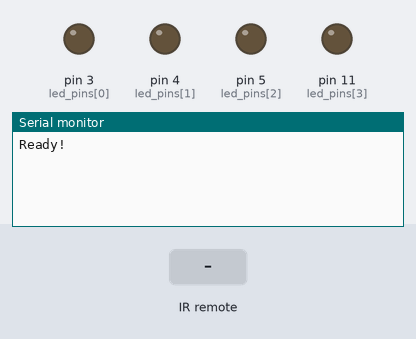
Simulated run of this program. Board: Arduino Uno, built with avr-gcc and run on an emulated ATmega328P. Shown: output pins drawn as LEDs (lit = HIGH), the last lines printed to the serial monitor. Inputs (shaded band) come from the test bench.

Above: at 1.2 s.
1.3 s: infrared code 0x748BF300 received
At 2.5 s:
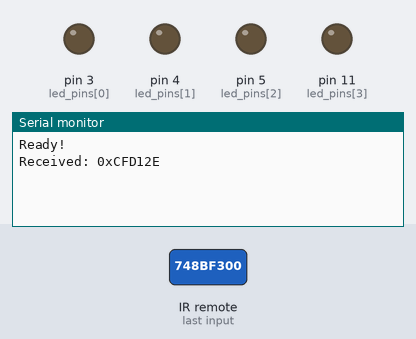
2.8 s: infrared code 0x6F90F300 received
At 3.8 s:
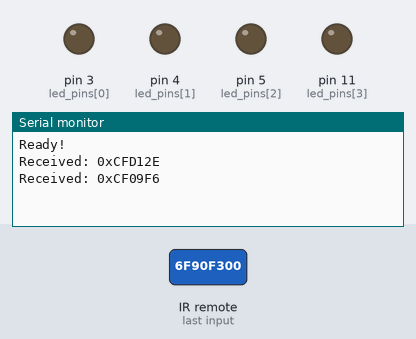
4.3 s: infrared code 0x758AF300 received
At 5.0 s:
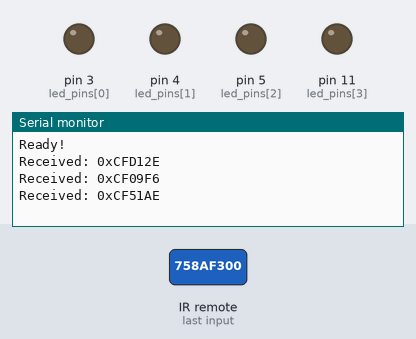

Measured:
- after the input at 1.3 s, the serial monitor: prints a new line at once (image 1)
- after the input at 2.8 s, the serial monitor: prints a new line at once (image 2)
- after the input at 4.3 s, the serial monitor: prints a new line at once (image 3)

The program:

main.cpp
```cpp
#include <Arduino.h>
#include <IRremote.hpp>

#define IR_PIN 7
#define NUM_LEDS 4

const uint8_t led_pins[NUM_LEDS] = {3, 4, 5, 11}; // the red and blue leds

// Captured previously from the remote
const uint32_t CODE_1 = 0x748BF300;
const uint32_t CODE_2 = 0x6F90F300;
const uint32_t CODE_3 = 0x758AF300;
const uint32_t CODE_4 = 0x6C93F300;

const uint32_t CODE_POWER = 0x6E91F300;

void set_led_count(uint8_t n) {
    for (uint8_t i = 0; i < NUM_LEDS; i++) {
        digitalWrite(led_pins[i], i < n ? HIGH : LOW);
    }
}

void setup() {
    Serial.begin(9600);
    IrReceiver.begin(IR_PIN, ENABLE_LED_FEEDBACK);

    for (uint8_t i = 0; i < NUM_LEDS; i++) {
        pinMode(led_pins[i], OUTPUT);
        digitalWrite(led_pins[i], LOW);
    }

    Serial.println("Ready! ");
}

void loop() {
    if (IrReceiver.decode()) {
        uint32_t code = IrReceiver.decodedIRData.decodedRawData;

        Serial.print("Received: 0x");
        Serial.print(code, HEX);
        Serial.println(" ");

        if (code == CODE_1) { set_led_count(1); } else if (code == CODE_2) { set_led_count(2); } else if (code == CODE_3) { set_led_count(3); } else if (code == CODE_4) { set_led_count(4); } else if (code == CODE_POWER) { set_led_count(0); } // anything else (e.g. repeat frames) is ignored

        IrReceiver.resume();
    }
}
```
